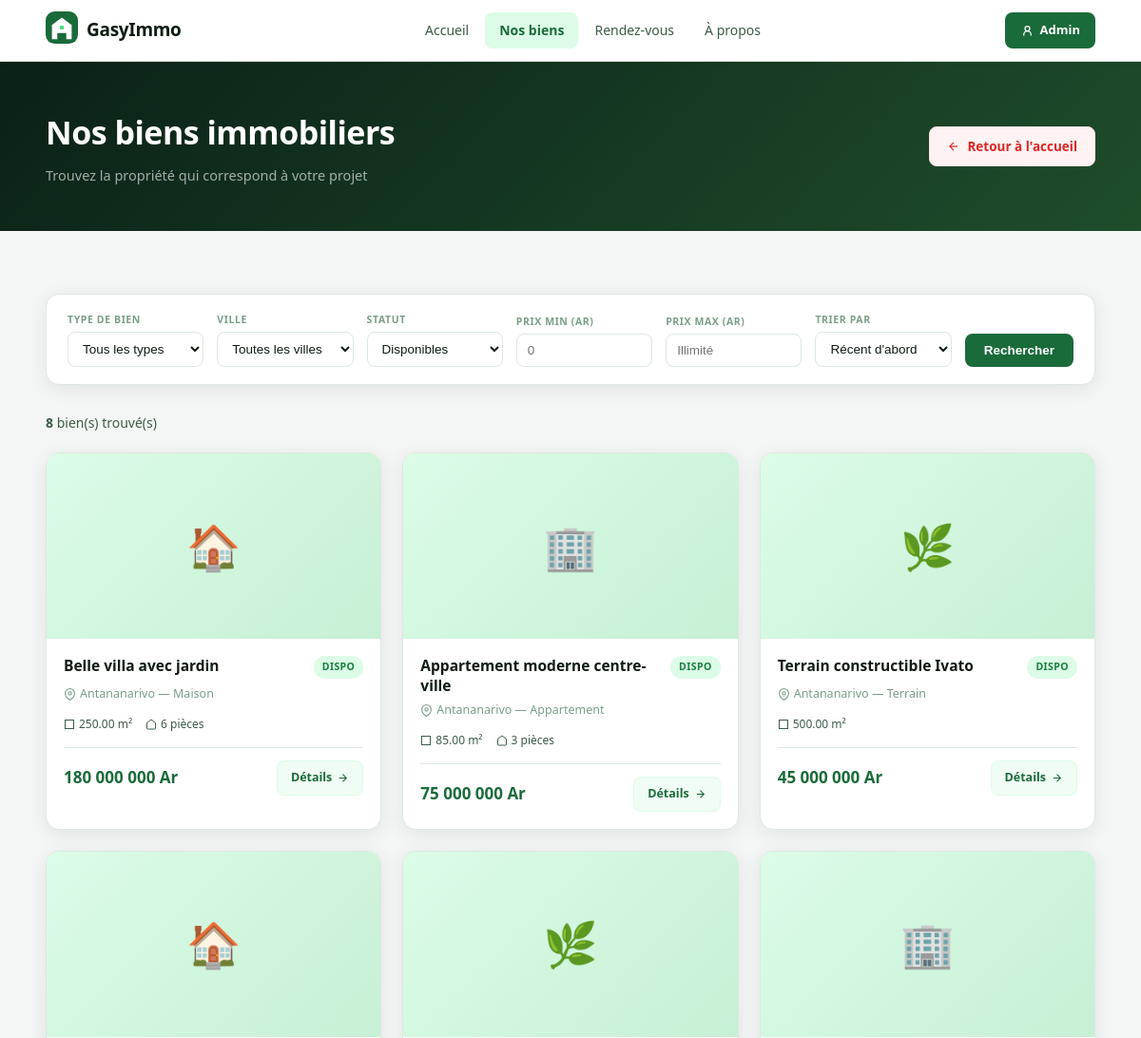
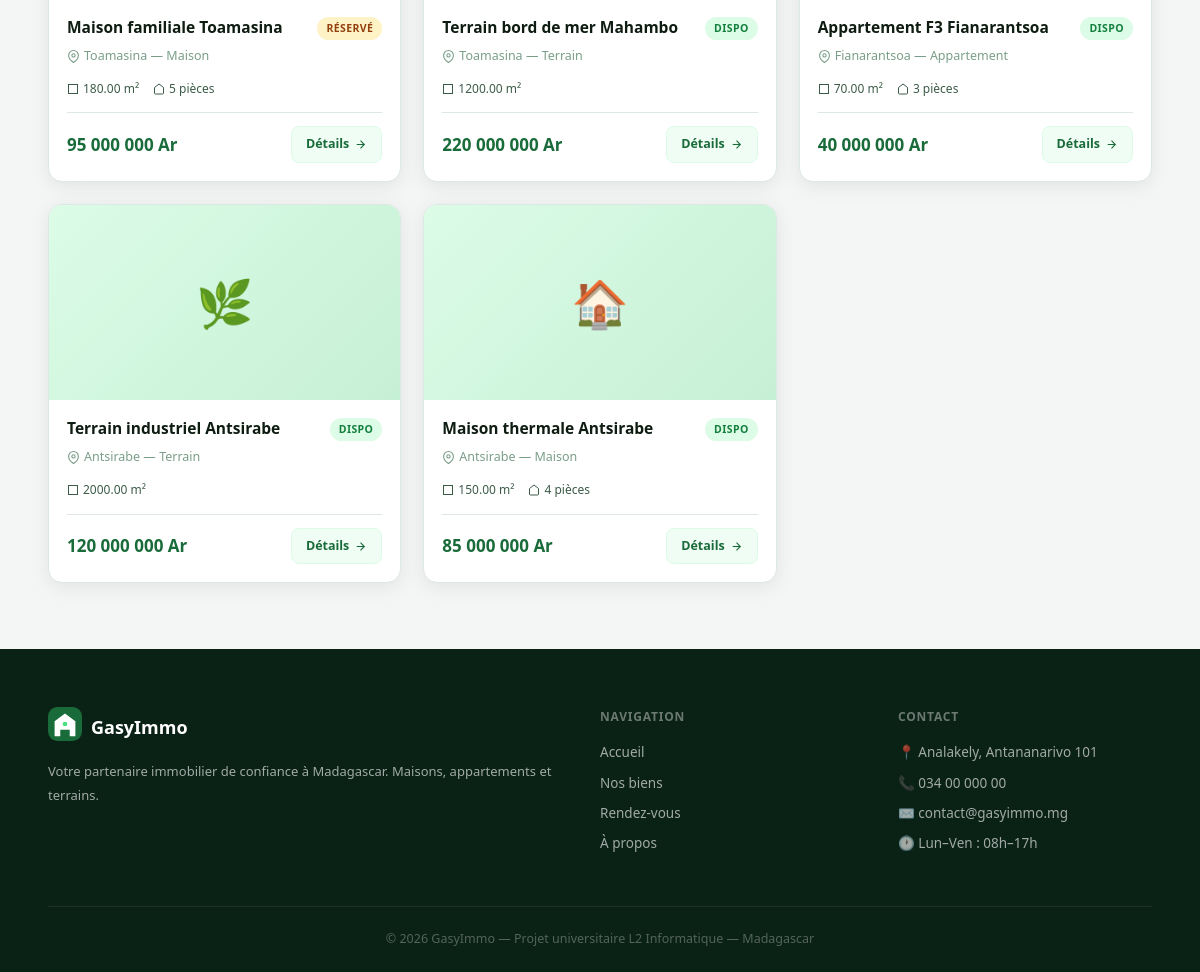
Screenshot of /pages/biens.php with the database file from the repository (2 pictures, top to bottom).
### tables this page shows
CREATE TABLE IF NOT EXISTS biens (
    id          INT AUTO_INCREMENT PRIMARY KEY,
    titre       VARCHAR(200) NOT NULL,
    type        ENUM('maison','terrain','appartement') NOT NULL,
    ville       VARCHAR(100) NOT NULL,
    adresse     TEXT,
    superficie  DECIMAL(10,2),
    nb_pieces   INT DEFAULT 0,
    etage       INT DEFAULT NULL,
    prix        DECIMAL(15,2) NOT NULL,
    statut      ENUM('disponible','reserve','vendu','loue') DEFAULT 'disponible',
    description TEXT,
    photo       VARCHAR(255)  DEFAULT NULL,
    date_ajout  DATETIME DEFAULT CURRENT_TIMESTAMP
);

### config/fonctions.php (called while the page is built, shortened)
<?php
function esc(mixed $valeur): string {
    return htmlspecialchars((string)$valeur, ENT_QUOTES, 'UTF-8');
}
function formatPrix(float|int $montant): string {
    return number_format((float)$montant, 0, ',', ' ') . ' Ar';
}
function labelType(string $type): string {
    return match($type) {
        'maison'      => 'Maison',
        'terrain'     => 'Terrain',
        'appartement' => 'Appartement',
        default       => ucfirst($type),
    };
}

### pages/biens.php (the view, shortened to what this page needs)
<?php
require_once __DIR__ . '/../config/fonctions.php';
$bdd = obtenirBDD();
$filtreStatut = $_GET['statut'] ?? '';
$tri          = $_GET['tri']    ?? '';
$prixMin      = $_GET['prix_min'] ?? '';
$prixMax      = $_GET['prix_max'] ?? '';
$where  = ["statut != 'loue'"];
$params = [];
if ($filtreStatut) {
    array_shift($where);
    $where[] = 'statut = ?';
    $params[] = $filtreStatut;
} else {
    $where = ["statut NOT IN ('vendu','loue')"];
}
$sql = "SELECT * FROM biens WHERE " . implode(' AND ', $where);
$sql .= match($tri) {
    'prix_asc'   => ' ORDER BY prix ASC',
    'prix_desc'  => ' ORDER BY prix DESC',
    'sup_asc'    => ' ORDER BY superficie ASC',
    'sup_desc'   => ' ORDER BY superficie DESC',
    default      => ' ORDER BY date_ajout DESC',
};
$stmt  = $bdd->prepare($sql);
$stmt->execute($params);
$biens = $stmt->fetchAll();
require_once __DIR__ . '/../includes/entete_public.php';
?>
<div class="banniere-page">
    <div class="conteneur">
        <div class="banniere-nav">
            <div>
                <h1>Nos biens immobiliers</h1>
                <p>Trouvez la propriété qui correspond à votre projet</p>
            </div>
            <a href="/gasyimmo/pages/accueil.php" class="btn-retour">
                <svg viewBox="0 0 24 24" fill="none" stroke="currentColor" stroke-width="2" width="14" height="14">
                    <line x1="19" y1="12" x2="5" y2="12"/>
                    <polyline points="12 19 5 12 12 5"/>
                </svg>
                Retour à l'accueil
            </a>
        </div>
    </div>
</div>
<section class="section">
    <div class="conteneur">
        <form method="GET" class="filtres-barre">
            <div class="filtre-groupe">
                <label>Type de bien</label>
                <select name="type">
                    <option value="">Tous les types</option>
                </select>
            </div>
            <div class="filtre-groupe">
                <label>Ville</label>
                <select name="ville">
                    <option value="">Toutes les villes</option>
                </select>
            </div>
            <div class="filtre-groupe">
                <label>Statut</label>
                <select name="statut">
                    <option value="">Disponibles</option>
                </select>
            </div>
            <div class="filtre-groupe">
                <label>Prix min (Ar)</label>
                <input type="number" name="prix_min" value="<?= esc($prixMin) ?>" placeholder="0" min="0">
            </div>
            <div class="filtre-groupe">
                <label>Prix max (Ar)</label>
                <input type="number" name="prix_max" value="<?= esc($prixMax) ?>" placeholder="Illimité" min="0">
            </div>
            <div class="filtre-groupe">
                <label>Trier par</label>
                <select name="tri">
                    <option value="">Récent d'abord</option>
                </select>
            </div>
            <button type="submit" class="filtre-btn">Rechercher</button>
        </form>
        <div style="display:flex;align-items:center;justify-content:space-between;margin-bottom:20px;">
            <p style="color:#3d5c48;font-size:14px;">
                <strong><?= count($biens) ?></strong> bien(s) trouvé(s)
            </p>
        </div>
        <?php if (empty($biens)): ?>
            <div style="text-align:center;padding:60px 20px;color:#7a9e89;">
                <div style="font-size:56px;margin-bottom:16px;">🔍</div>
                <h3 style="font-size:18px;font-weight:700;color:#3d5c48;margin-bottom:8px;">Aucun bien trouvé</h3>
                <p>Essayez de modifier vos critères de recherche.</p>
            </div>
        <?php else: ?>
        <div class="grille-biens">
            <?php foreach ($biens as $b): ?>
            <div class="carte-bien">
                <?php if ($b['photo']): ?>
                    <img src="/gasyimmo/uploads/<?= esc($b['photo']) ?>"
                         class="carte-bien-img" alt="<?= esc($b['titre']) ?>">
                <?php else: ?>
                    <div class="carte-bien-img-placeholder">
                        <?= $b['type']==='terrain' ? '🌿' : ($b['type']==='appartement' ? '🏢' : '🏠') ?>
                    </div>
                <?php endif; ?>
                <div class="carte-bien-corps">
                    <div class="carte-bien-entete">
                        <h3 class="carte-bien-titre"><?= esc($b['titre']) ?></h3>
                        <span class="pub-badge pub-badge-<?= esc($b['statut']) ?>">
                            <?= ['disponible'=>'Dispo','reserve'=>'Réservé','vendu'=>'Vendu','loue'=>'Loué'][$b['statut']] ?? $b['statut'] ?>
                        </span>
                    </div>
                    <div class="carte-bien-localisation">
                        <svg viewBox="0 0 24 24" fill="none" stroke="currentColor" stroke-width="2" width="13" height="13">
                            <path d="M21 10c0 7-9 13-9 13s-9-6-9-13a9 9 0 0 1 18 0z"/>
                            <circle cx="12" cy="10" r="3"/>
                        </svg>
                        <?= esc($b['ville']) ?> — <?= labelType($b['type']) ?>
                    </div>
                    <div class="carte-bien-specs">
                        <?php if ($b['superficie']): ?>
                        <span class="spec-item">
                            <svg viewBox="0 0 24 24" fill="none" stroke="currentColor" stroke-width="2" width="12" height="12">
                                <rect x="3" y="3" width="18" height="18"/>
                            </svg>
                            <?= esc($b['superficie']) ?> m²
                        </span>
                        <?php endif; ?>
                        <?php if ($b['nb_pieces'] > 0): ?>
                        <span class="spec-item">
                            <svg viewBox="0 0 24 24" fill="none" stroke="currentColor" stroke-width="2" width="12" height="12">
                                <path d="M3 9l9-7 9 7v11a2 2 0 0 1-2 2H5a2 2 0 0 1-2-2z"/>
                            </svg>
                            <?= $b['nb_pieces'] ?> pièce<?= $b['nb_pieces']>1?'s':'' ?>
                        </span>
                        <?php endif; ?>
                    </div>
                    <div class="carte-bien-pied">
                        <span class="carte-bien-prix"><?= formatPrix($b['prix']) ?></span>
                        <a href="/gasyimmo/pages/bien_detail.php?id=<?= $b['id'] ?>" class="btn-voir">
                            Détails
                            <svg viewBox="0 0 24 24" fill="none" stroke="currentColor" stroke-width="2" width="13" height="13">
                                <line x1="5" y1="12" x2="19" y2="12"/>
                                <polyline points="12 5 19 12 12 19"/>
                            </svg>
                        </a>
                    </div>
                </div>
            </div>
            <?php endforeach; ?>
        </div>
        <?php endif; ?>
    </div>
</section>
<?php require_once __DIR__ . '/../includes/pied_public.php'; ?>

### assets/css/public.css (style rules this page uses)
:root { --vert-900 : #0a2116; --vert-800 : #0f2d1a; --vert-700 : #1a4a2a; --vert-600 : #1a6b3a; --vert-500 : #2d9a55; --vert-400 : #3db568; --vert-300 : #4ade80; --vert-100 : #dcfce7; --vert-050 : #f0fdf4; --rouge-600 : #dc2626; --rouge-050 : #fef2f2; --rouge-100 : #fee2e2; --fond : #f4f6f5; --fond-carte : #ffffff; --texte-1 : #0e1c12; --texte-2 : #3d5c48; --texte-muet : #7a9e89; --bordure : #dde8e2; --rayon-sm : 8px; --rayon-md : 14px; --rayon-lg : 20px; --ombre : 0 4px 20px rgba(0,0,0,.08); font-family: 'Segoe UI', 'Helvetica Neue', Arial, sans-serif; }
*, *::before, *::after { box-sizing: border-box; margin:0; padding:0; }
html { scroll-behavior: smooth; }
body { background: var(--fond); color: var(--texte-1); font-size: 15px; line-height: 1.65; }
a { text-decoration: none; color: inherit; }
.conteneur { max-width: 1160px; margin: 0 auto; padding: 0 28px; }
.btn-retour { display: inline-flex; align-items: center; gap: 7px; padding: 9px 18px; background: var(--rouge-050); color: var(--rouge-600); border: 1.5px solid var(--rouge-100); border-radius: var(--rayon-sm); font-size: 13.5px; font-weight: 600; transition: all .15s; cursor: pointer; text-decoration: none; }
.section { padding: 66px 0; }
.grille-biens { display: grid; grid-template-columns: repeat(3, 1fr); gap: 22px; }
.carte-bien { background: var(--fond-carte); border-radius: var(--rayon-md); border: 1px solid var(--bordure); overflow: hidden; box-shadow: var(--ombre); transition: transform .22s, box-shadow .22s; }
.carte-bien-img-placeholder { width: 100%; height: 195px; background: linear-gradient(135deg, var(--vert-100), #c6f0d5); display: flex; align-items: center; justify-content: center; font-size: 46px; }
.carte-bien-corps { padding: 18px; }
.carte-bien-entete { display: flex; align-items: flex-start; justify-content: space-between; gap: 8px; margin-bottom: 6px; }
.carte-bien-titre { font-size: 15.5px; font-weight: 700; color: var(--texte-1); line-height: 1.3; }
.carte-bien-localisation { font-size: 12.5px; color: var(--texte-muet); margin-bottom: 12px; display: flex; align-items: center; gap: 4px; }
.carte-bien-specs { display: flex; gap: 14px; margin-bottom: 14px; flex-wrap: wrap; }
.spec-item { display: flex; align-items: center; gap: 4px; font-size: 12px; color: var(--texte-2); }
.carte-bien-pied { display: flex; align-items: center; justify-content: space-between; padding-top: 13px; border-top: 1px solid var(--bordure); }
.carte-bien-prix { font-size: 17px; font-weight: 800; color: var(--vert-600); }
.pub-badge { display: inline-block; padding: 3px 9px; border-radius: 20px; font-size: 10.5px; font-weight: 700; text-transform: uppercase; letter-spacing: .4px; }
.pub-badge-disponible { background: #dcfce7; color: #15803d; }
.pub-badge-reserve { background: #fef3c7; color: #92400e; }
.btn-voir { display: inline-flex; align-items: center; gap: 5px; padding: 7px 14px; background: var(--vert-050); color: var(--vert-600); border-radius: var(--rayon-sm); font-size: 12.5px; font-weight: 600; border: 1.5px solid var(--vert-100); transition: all .15s; }
.filtres-barre { background: #fff; border: 1px solid var(--bordure); border-radius: var(--rayon-md); padding: 18px 22px; display: flex; align-items: flex-end; gap: 14px; margin-bottom: 28px; box-shadow: var(--ombre); flex-wrap: wrap; }
.filtre-groupe { display: flex; flex-direction: column; gap: 4px; flex: 1; min-width: 110px; }
.filtre-groupe label { font-size: 10.5px; font-weight: 700; text-transform: uppercase; letter-spacing: .6px; color: var(--texte-muet); }
.filtre-groupe select, .filtre-groupe input { padding: 9px 11px; border: 1.5px solid var(--bordure); border-radius: var(--rayon-sm); font-size: 13.5px; color: var(--texte-1); background: #fff; outline: none; transition: border-color .15s; }
.filtre-btn { padding: 10px 20px; background: var(--vert-600); color: #fff; border: none; border-radius: var(--rayon-sm); font-weight: 600; font-size: 13.5px; cursor: pointer; transition: background .15s; align-self: flex-end; }
.banniere-page { background: linear-gradient(135deg, var(--vert-900), #1f4d2c); color: #fff; padding: 46px 0; }
.banniere-page h1 { font-size: 34px; font-weight: 800; letter-spacing: -.5px; margin-bottom: 6px; }
.banniere-page p { color: rgba(255,255,255,.62); font-size: 14.5px; }
.banniere-nav { display: flex; align-items: center; justify-content: space-between; gap: 16px; }

### rows the page displays
biens: titre "Belle villa avec jardin", statut "DISPO", ville "Antananarivo", type "Maison", superficie "250.00", nb_pieces "6", prix "180 000 000 Ar"
biens: titre "Appartement moderne centre-ville", statut "DISPO", ville "Antananarivo", type "Appartement", superficie "85.00", nb_pieces "3", prix "75 000 000 Ar"
biens: titre "Terrain constructible Ivato", statut "DISPO", ville "Antananarivo", type "Terrain", superficie "500.00", prix "45 000 000 Ar"
biens: titre "Maison familiale Toamasina", statut "RÉSERVÉ", ville "Toamasina", type "Maison", superficie "180.00", nb_pieces "5", prix "95 000 000 Ar"
biens: titre "Terrain bord de mer Mahambo", statut "DISPO", ville "Toamasina", type "Terrain", superficie "1200.00", prix "220 000 000 Ar"
biens: titre "Appartement F3 Fianarantsoa", statut "DISPO", ville "Fianarantsoa", type "Appartement", superficie "70.00", nb_pieces "3", prix "40 000 000 Ar"
biens: titre "Terrain industriel Antsirabe", statut "DISPO", ville "Antsirabe", type "Terrain", superficie "2000.00", prix "120 000 000 Ar"
biens: titre "Maison thermale Antsirabe", statut "DISPO", ville "Antsirabe", type "Maison", superficie "150.00", nb_pieces "4", prix "85 000 000 Ar"

### other values shown
count($biens) "8"
